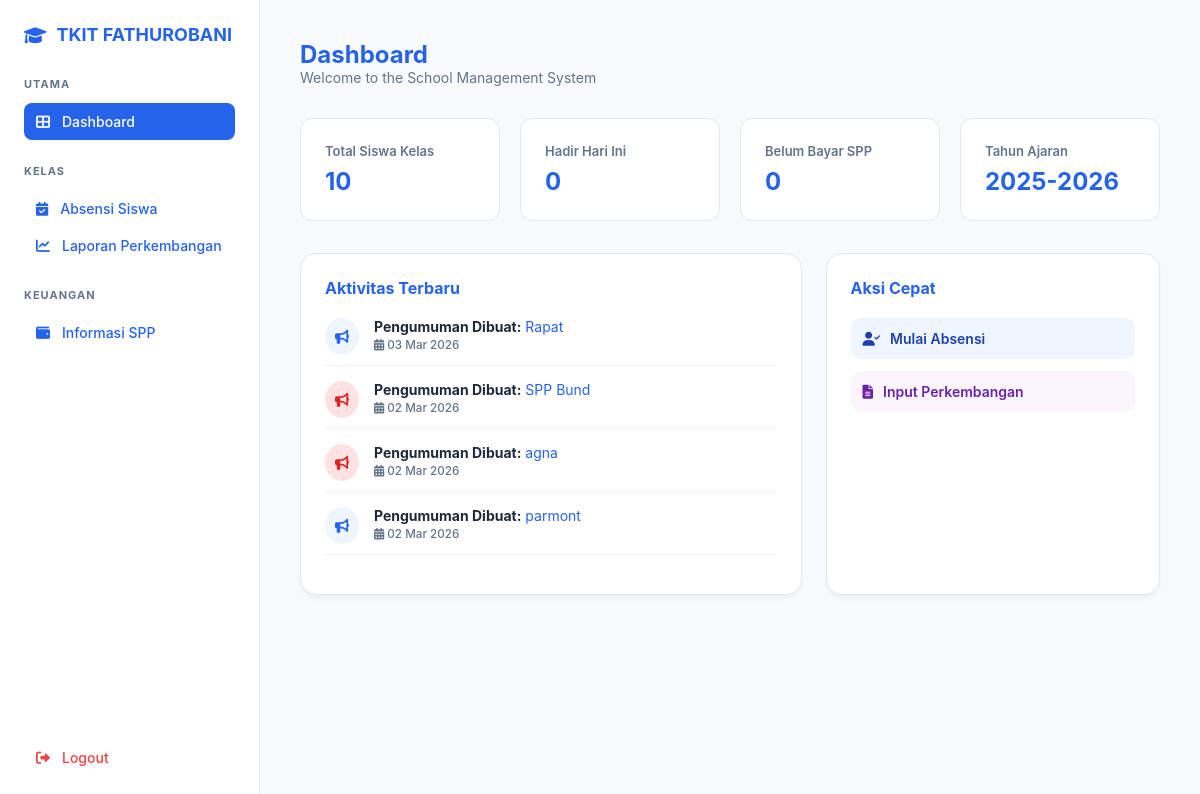
The page /src/dashboard.php (signed in) on the database its author committed.
### tables this page shows
CREATE TABLE `pengumuman` (
  `id_pengumuman` int(10) NOT NULL,
  `judul` varchar(100) DEFAULT NULL,
  `isi` varchar(200) DEFAULT NULL,
  `gambar` longtext DEFAULT NULL,
  `prioritas` enum('Tinggi','Sedang','rendah') DEFAULT 'Sedang',
  `target_audiens` varchar(100) DEFAULT 'Semua',
  `tanggal` date DEFAULT NULL,
  `id_user` varchar(10) DEFAULT NULL
);

### src/dashboard.php (the view, shortened to what this page needs)
<?php
require_once 'config/db.php';
$id_user = $_SESSION['id_user'];
$hari_ini = date('Y-m-d');
try {
    $stmtSiswa = $pdo->query("SELECT COUNT(id_siswa) FROM siswa WHERE status = 'Aktif'");
    $total_siswa = $stmtSiswa->fetchColumn();
    $stmtHadir = $pdo->prepare("SELECT COUNT(id_absen) FROM absensi WHERE tanggal = ? AND status = 'Hadir'");
    $stmtHadir->execute([$hari_ini]);
    $hadir_hari_ini = $stmtHadir->fetchColumn();
    $belum_bayar_spp = 0;
    $stmtAktivitas = $pdo->prepare("
        SELECT judul, prioritas, tanggal
        FROM pengumuman
        WHERE id_user = ?
        ORDER BY tanggal DESC
        LIMIT 4
    ");
    $stmtAktivitas->execute([$id_user]);
    $aktivitas_terbaru = $stmtAktivitas->fetchAll(PDO::FETCH_ASSOC);
} catch (PDOException $e) {
    die("Error mengambil data dashboard: " . $e->getMessage());
}
$bulan_sekarang = date('n');
$tahun_sekarang = date('Y');
$tahun_ajaran = ($bulan_sekarang >= 7) ? $tahun_sekarang . '-' . ($tahun_sekarang + 1) : ($tahun_sekarang - 1) . '-' . $tahun_sekarang;
?>
<!DOCTYPE html>
<html lang="id">
<head>
    <link rel="stylesheet" href="dashboard.css">
    <link rel="stylesheet" href="https://cdnjs.cloudflare.com/ajax/libs/font-awesome/6.0.0/css/all.min.css">
</head>
<body>
    <div class="sidebar">
        <div class="sidebar-header">
            <i class="fas fa-graduation-cap" style="color: var(--accent);"></i> TKIT FATHUROBANI
        </div>
        <div class="nav-group">
            <span class="nav-label">Utama</span>
            <a href="dashboard.php" class="nav-item active"><i class="fas fa-th-large"></i> Dashboard</a>
        </div>
        <div class="nav-group">
            <span class="nav-label">Kelas</span>
            <a href="halaman_absensi_guru.php" class="nav-item"><i class="fas fa-calendar-check"></i> Absensi Siswa</a>
            <a href="laporan.php" class="nav-item"><i class="fas fa-chart-line"></i> Laporan Perkembangan</a>
        </div>
        <div class="nav-group">
            <span class="nav-label">Keuangan</span>
            <a href="informasi.php" class="nav-item"><i class="fas fa-wallet"></i> Informasi SPP</a>
        </div>
        <div style="margin-top: auto;">
            <a href="auth/logout.php" class="nav-item" style="color: #ef4444;"><i class="fas fa-sign-out-alt"></i> Logout</a>
        </div>
    </div>
    <div class="main-content">
        <div class="header">
            <h1>Dashboard</h1>
            <p>Welcome to the School Management System</p>
        </div>
        <div class="stats-grid">
            <div class="stat-card">
                <div class="label">Total Siswa Kelas</div>
                <div class="value"><?= $total_siswa ?></div>
            </div>
            <div class="stat-card">
                <div class="label">Hadir Hari Ini</div>
                <div class="value"><?= $hadir_hari_ini ?></div>
            </div>
            <div class="stat-card">
                <div class="label">Belum Bayar SPP</div>
                <div class="value"><?= $belum_bayar_spp ?></div>
            </div>
            <div class="stat-card">
                <div class="label">Tahun Ajaran</div>
                <div class="value" style="font-size: 1.5rem;"><?= $tahun_ajaran ?></div>
            </div>
        </div>
        <div class="dashboard-grid">
            <div class="content-card">
                <div class="card-header">Aktivitas Terbaru</div>
                <ul style="list-style: none; font-size: 14px; padding: 0;">
                    <?php if (empty($aktivitas_terbaru)): ?>
                        <li style="color: #94a3b8; text-align: center; padding: 20px 0;">Belum ada aktivitas terbaru.</li>
                    <?php else: ?>
                        <?php foreach ($aktivitas_terbaru as $act): ?>
                            <li style="margin-bottom: 15px; display: flex; gap: 15px; align-items: flex-start; border-bottom: 1px solid #f1f5f9; padding-bottom: 10px;">
                                <div style="background: <?= $act['prioritas'] == 'Tinggi' ? '#fee2e2' : '#eff6ff' ?>; color: <?= $act['prioritas'] == 'Tinggi' ? '#dc2626' : '#2563eb' ?>; padding: 10px; border-radius: 50%;">
                                    <i class="fas fa-bullhorn"></i>
                                </div>
                                <div>
                                    <strong style="color: #1e293b;">Pengumuman Dibuat:</strong> <?= htmlspecialchars($act['judul']) ?><br>
                                    <small style="color: #64748b; font-weight: 500;">
                                        <i class="fas fa-calendar-alt"></i> <?= date('d M Y', strtotime($act['tanggal'])) ?>
                                    </small>
                                </div>
                            </li>
                        <?php endforeach; ?>
                    <?php endif; ?>
                </ul>
            </div>
            <div class="content-card">
                <div class="card-header">Aksi Cepat</div>
                <a href="halaman_absensi_guru.php" style="text-decoration: none; display: block; margin-bottom: 10px;">
                    <button class="action-btn btn-blue" style="width: 100%;"><i class="fas fa-user-check"></i> Mulai Absensi</button>
                </a>
                <a href="laporan.php" style="text-decoration: none; display: block;">
                    <button class="action-btn btn-purple" style="width: 100%;"><i class="fas fa-file-alt"></i> Input Perkembangan</button>
                </a>
            </div>
        </div>
    </div>
</body>
</html>

### src/dashboard.css (style rules this page uses)
:root { --sidebar-bg: #ffffff; --main-bg: #f8fafc; --primary: #2563eb; --accent: #2563eb; --text-main: #2563eb; --text-muted: #64748b; --border: #e2e8f0; --card-bg: #ffffff; }
body { display: flex; background-color: #fafafa; min-height: 100vh; }
* { box-sizing: border-box; margin: 0; padding: 0; font-family: "Inter", sans-serif; }
body { display: flex; background-color: var(--main-bg); min-height: 100vh; color: var(--text-main); }
.sidebar { width: 260px; background-color: var(--sidebar-bg); border-right: 1px solid var(--border); padding: 24px; position: fixed; height: 100vh; display: flex; flex-direction: column; }
.sidebar-header { font-weight: 700; font-size: 18px; margin-bottom: 32px; display: flex; align-items: center; gap: 10px; }
.nav-group { margin-bottom: 24px; }
.nav-label { font-size: 11px; font-weight: 700; text-transform: uppercase; color: var(--text-muted); letter-spacing: 1px; margin-bottom: 12px; display: block; }
.nav-item { display: flex; align-items: center; gap: 12px; color: var(--text-main); text-decoration: none; padding: 10px 12px; border-radius: 8px; font-size: 14px; font-weight: 500; transition: 0.2s; }
.nav-item:hover, .nav-item.active { background-color: var(--primary); color: white; }
.main-content { flex: 1; margin-left: 260px; padding: 40px; }
.header { margin-bottom: 32px; }
.header h1 { font-size: 24px; font-weight: 700; }
.header p { color: var(--text-muted); font-size: 14px; }
.stats-grid { display: grid; grid-template-columns: repeat(4, 1fr); gap: 20px; margin-bottom: 32px; }
.stat-card { background: var(--card-bg); padding: 24px; border-radius: 12px; border: 1px solid var(--border); }
.stat-card .label { font-size: 13px; color: var(--text-muted); margin-bottom: 8px; font-weight: 600; }
.stat-card .value { font-size: 24px; font-weight: 700; }
.dashboard-grid { display: grid; grid-template-columns: 1.5fr 1fr; gap: 24px; }
.content-card { background: var(--card-bg); padding: 24px; border-radius: 16px; border: 1px solid var(--border); box-shadow: 0 4px 6px -1px rgba(0, 0, 0, 0.05); }
.card-header { font-weight: 700; margin-bottom: 20px; font-size: 16px; }
.action-btn { display: flex; align-items: center; gap: 10px; width: 100%; padding: 12px; border-radius: 10px; border: none; cursor: pointer; margin-bottom: 12px; font-weight: 600; font-size: 14px; transition: 0.2s; }
.btn-blue { background: #eff6ff; color: #1e40af; }
.btn-purple { background: #faf5ff; color: #6b21a8; }

### rows shown on the page
pengumuman: judul "Rapat", tanggal "03 Mar 2026"
pengumuman: judul "SPP Bund", tanggal "02 Mar 2026"
pengumuman: judul "agna", tanggal "02 Mar 2026"
pengumuman: judul "parmont", tanggal "02 Mar 2026"

### other values the page prints
$total_siswa "10"
$hadir_hari_ini "0"
$belum_bayar_spp "0"
